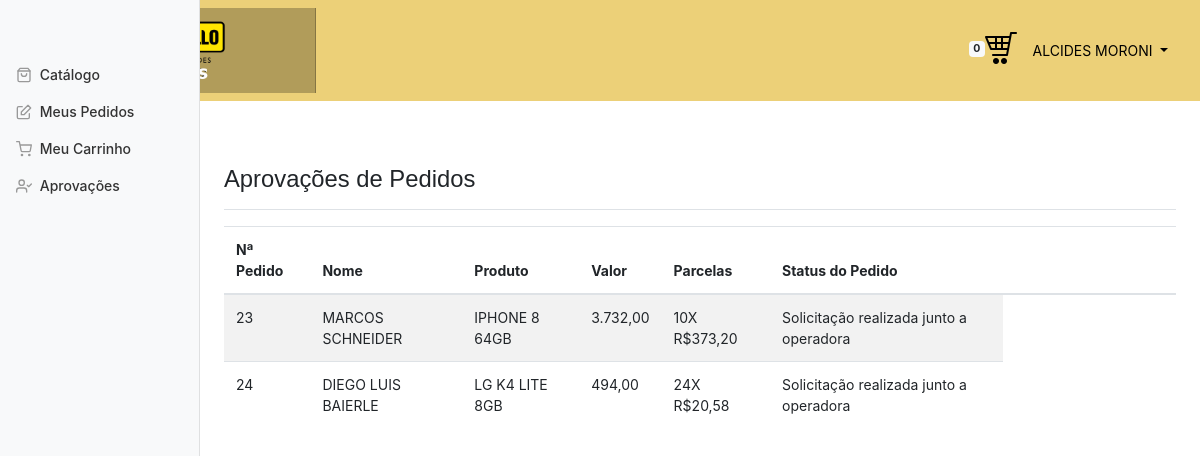
Page /Sistemapedidos/aprovacao_pedido.php (signed in) on the committed database.
### tables this page shows
CREATE TABLE IF NOT EXISTS `pedidos` (
  `id_pedido` int(11) NOT NULL AUTO_INCREMENT,
  `usuarios_id` int(11) NOT NULL,
  `status_id_status` int(11) NOT NULL,
  `produtos_id_produtos` int(11) NOT NULL,
  `data` date DEFAULT NULL,
  PRIMARY KEY (`id_pedido`),
  KEY `fk_pedidos_usuarios1_idx` (`usuarios_id`),
  KEY `fk_pedidos_status1_idx` (`status_id_status`),
  KEY `fk_pedidos_produtos1_idx` (`produtos_id_produtos`),
  CONSTRAINT `fk_pedidos_produtos1` FOREIGN KEY (`produtos_id_produtos`) REFERENCES `produtos` (`id_produto`) ON DELETE NO ACTION ON UPDATE NO ACTION,
  CONSTRAINT `fk_pedidos_status1` FOREIGN KEY (`status_id_status`) REFERENCES `status` (`id_status`) ON DELETE NO ACTION ON UPDATE NO ACTION,
  CONSTRAINT `fk_pedidos_usuarios1` FOREIGN KEY (`usuarios_id`) REFERENCES `usuarios` (`id`) ON DELETE NO ACTION ON UPDATE NO ACTION
);

CREATE TABLE IF NOT EXISTS `usuarios` (
  `id` int(255) NOT NULL AUTO_INCREMENT,
  `nome` varchar(60) DEFAULT NULL,
  `email` varchar(60) DEFAULT NULL,
  `senha` varchar(60) DEFAULT NULL,
  `chapa` varchar(60) DEFAULT NULL,
  `funcao` varchar(60) DEFAULT NULL,
  `nivel_acesso` int(11) NOT NULL,
  `localidade_id_localidade` int(11) NOT NULL,
  `centro_custo_id_custo` int(11) NOT NULL,
  PRIMARY KEY (`id`),
  KEY `fk_usuarios_niveis_acesso_idx` (`nivel_acesso`),
  KEY `fk_usuarios_localidade1_idx` (`localidade_id_localidade`),
  KEY `fk_usuarios_centro_custo1_idx` (`centro_custo_id_custo`),
  CONSTRAINT `fk_usuarios_centro_custo1` FOREIGN KEY (`centro_custo_id_custo`) REFERENCES `centro_custo` (`id_custo`) ON DELETE NO ACTION ON UPDATE NO ACTION,
  CONSTRAINT `fk_usuarios_localidade1` FOREIGN KEY (`localidade_id_localidade`) REFERENCES `localidade` (`id_localidade`) ON DELETE NO ACTION ON UPDATE NO ACTION,
  CONSTRAINT `fk_usuarios_niveis_acesso` FOREIGN KEY (`nivel_acesso`) REFERENCES `niveis_acesso` (`id_niveis_acesso`) ON DELETE NO ACTION ON UPDATE NO ACTION
);

CREATE TABLE IF NOT EXISTS `produtos` (
  `id_produto` int(11) NOT NULL AUTO_INCREMENT,
  `nome_produto` varchar(100) DEFAULT NULL,
  `valor_produto` decimal(8,2) DEFAULT NULL,
  `parcela_produto` int(11) DEFAULT NULL,
  `valor_parcela_produto` decimal(8,2) DEFAULT NULL,
  `brev_desc_produto` varchar(1000) DEFAULT NULL,
  `desc_completa_produto` varchar(1500) DEFAULT NULL,
  `marca` varchar(60) DEFAULT NULL,
  `modelo` varchar(60) DEFAULT NULL,
  `tipo_chip` varchar(60) DEFAULT NULL,
  `tela` varchar(60) DEFAULT NULL,
  `sistema_operacional` varchar(60) DEFAULT NULL,
  `processador` varchar(60) DEFAULT NULL,
  `memoria` varchar(60) DEFAULT NULL,
  `banda` varchar(60) DEFAULT NULL,
  `camera` varchar(60) DEFAULT NULL,
  `foto_1` varchar(60) DEFAULT NULL,
  `foto_2` varchar(60) DEFAULT NULL,
  `foto_3` varchar(60) DEFAULT NULL,
  PRIMARY KEY (`id_produto`)
);

CREATE TABLE IF NOT EXISTS `status` (
  `id_status` int(11) NOT NULL AUTO_INCREMENT,
  `nome_status` varchar(60) DEFAULT NULL,
  PRIMARY KEY (`id_status`)
);

### Sistemapedidos/aprovacao_pedido.php (the view, shortened to what this page needs)
<!doctype html>
<html lang="br">
  <head>
    <link href="css/painel.css" rel="stylesheet">
    <link href="dashboard.css" rel="stylesheet">
  </head>
  <body>
    <nav class="navbar navbar-expand navbar-light "style="background-color: #ECD078;>
		<nav class="navbar navbar-inverse">
			  <div class="container-fluid">
					<div class="navbar-header">
					   <a class="navbar-brand" href="catalago.php"><img width="70%" height="50%" src="img/logo.png"></a>
					</div>
					<ul class="nav navbar-right">
					  <li><span class="badge badge-light"><?=$_SESSION['contadorcarrinho']?></span><a href="carrinho_compras.php"><img src="img/carrinho.nav2.png" ></a></li>
					  <li><a><span class="glyphicon glyphicon-log-in"></span>
									<ul class="nav justify-content-end">
										<li class="nav-item dropdown">
											<a class="nav-link dropdown-toggle menu-header" href="#" id="navbarDropdownMenuLink" data-toggle="dropdown">
												<span class="d-none d-sm-inline"><?php echo $_SESSION['usuarioNome']; ?> </span>
											</a>
										</li>
									</ul>
							</a>
						</li>
					</ul>
			  </div>
		</nav>
    <div class="container-fluid">
		 <div class="row">
		      <nav class="col-md-2 d-none d-md-block bg-light sidebar">
				  <div class="sidebar-sticky">
						<ul class="nav flex-column">
							  <?php
								  include_once("menu.php");
							   ?>
						</ul>
				  </div>
				</nav>
				<main role="main" class="col-md-5 ml-sm-auto col-lg-10 px-4">
						  <div class="d-flex justify-content-between flex-wrap flex-md-nowrap align-items-center pt-3 pb-2 mb-3 border-bottom">
							  <h2 style="font-family:Helvetica;font-size:170%;" >Aprovações de Pedidos</h2>
						  </div class="d-flex justify-content-between flex-wrap flex-md-nowrap align-items-center pt-3 pb-2 mb-3 border-bottom">
						  <div>
							  <?php
								include_once("conexao.php");
								$nome = $_SESSION['usuarioNome'];
								$sql="SELECT id_pedido,nome,nome_produto,valor_produto,parcela_produto,valor_parcela_produto,id_status,nome_status FROM centro_custo c
								INNER JOIN usuarios u on c.id_custo=u.Centro_custo_id_custo INNER JOIN pedidos p on u.Id=p.Usuarios_Id
								INNER JOIN produtos pr on p.produtos_id_produtos= pr.id_produto INNER JOIN status s on p.Status_id_status=s.id_status
								WHERE chefe_custo='$nome' ORDER BY id_pedido ";
									  $resultado=mysqli_query($conn,$sql);
									  $numRegistros = mysqli_num_rows($resultado);
							    if($numRegistros!=0){
										  echo'<table class="table table-striped table-responsive-xl">
											  <thead>
												  <tr>
													  <th scope="col">Nª Pedido</th>
													  <th scope="col">Nome</th>
													  <th scope="col">Produto</th>
													  <th scope="col">Valor</th>
													  <th scope="col">Parcelas</th>
													  <th scope="col">Status do Pedido</th>
													  <th scope="col">&nbsp&nbsp&nbsp&nbsp&nbsp&nbsp&nbsp&nbsp&nbsp&nbsp&nbsp&nbsp&nbsp&nbsp&nbsp&nbsp&nbsp&nbsp&nbsp&nbsp&nbsp&nbsp&nbsp&nbsp&nbsp&nbsp&nbsp&nbsp&nbsp&nbsp&nbsp
													  &nbsp&nbsp&nbsp&nbsp&nbsp&nbsp&nbsp&nbsp&nbsp&nbsp&nbsp&nbsp&nbsp&nbsp&nbsp&nbsp&nbsp&nbsp
													  </th>
												  </tr>
											  </thead>
											  <tbody>';
										 while($linhas=mysqli_fetch_array($resultado)){
											echo"<tr>";
												echo"<td>".$linhas['id_pedido'] ."</td>";
												echo"<td>".$linhas['nome'] ."</td>";
												echo"<td>".$linhas['nome_produto'] ."</td>";
												echo"<td>". number_format($linhas['valor_produto'], 2, ',', '.')."</td>";
										        echo"<td>".$linhas['parcela_produto'] ."X R$". number_format($linhas['valor_parcela_produto'], 2, ',', '.')."</td>";
												echo"<td>".$linhas['nome_status']."</td>";
											echo"</tr>";
										}
								}else{
										 echo' <div class="alert alert-secondary" role="alert">
												Não há pedidos para você aprovar !
										   </div>';
									 }
						  echo'</tbody>
					   </table>';
					 ?>
					 </div>
				</main>
      </div>
    </div>
  </body>
</html>

### Sistemapedidos/css/dashboard.css (style rules this page uses)
body { font-size: .875rem; }
.sidebar { position: fixed; top: 0; bottom: 0; left: 0; z-index: 100; padding: 48px 0 0; box-shadow: inset -1px 0 0 rgba(0, 0, 0, .1); }
.sidebar-sticky { position: relative; top: 0; height: calc(100vh - 48px); padding-top: .5rem; overflow-x: hidden; overflow-y: auto; }
[role="main"] { padding-top: 48px; }
.navbar-brand { padding-top: .75rem; padding-bottom: .75rem; font-size: 1rem; background-color: rgba(0, 0, 0, .25); box-shadow: inset -1px 0 0 rgba(0, 0, 0, .25); }
.border-bottom { border-bottom: 1px solid #e5e5e5; }

### rows in the picture
pedidos: id_pedido "23", usuarios.nome "MARCOS SCHNEIDER", produtos_id_produtos.nome_produto "IPHONE 8 64GB", produtos_id_produtos.valor_produto "3.732,00", produtos_id_produtos.parcela_produto "10", produtos_id_produtos.valor_parcela_produto "373,20", status_id_status.nome_status "Solicitação realizada junto a operadora"
pedidos: id_pedido "24", usuarios.nome "DIEGO LUIS BAIERLE", produtos_id_produtos.nome_produto "LG K4 LITE 8GB", produtos_id_produtos.valor_produto "494,00", produtos_id_produtos.parcela_produto "24", produtos_id_produtos.valor_parcela_produto "20,58", status_id_status.nome_status "Solicitação realizada junto a operadora"

### other values in the picture
$_SESSION['contadorcarrinho'] "0"
$_SESSION['usuarioNome'] "ALCIDES MORONI"
